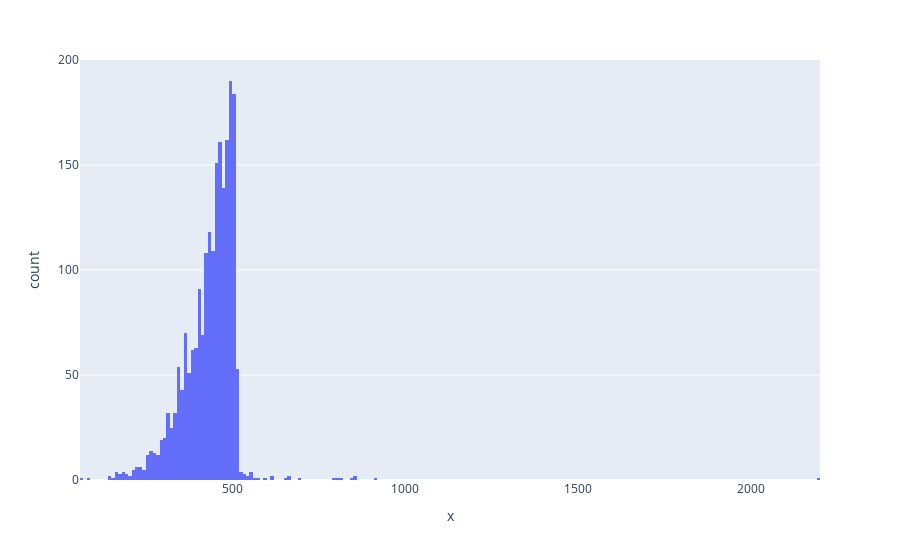

Notebook source saved alongside this figure:
### Code cell
px.histogram(x=[len(chunk) for chunk in nltk_chunks]).show()

### Figure 1 — Plotly figure (JSON) as saved in the notebook; plotly's stock layout.template omitted (floating-point values rounded to 4 significant figures; data arrays with more than 128 entries replaced by an {"elided": "..."} marker saying what was removed)
{"data": [{"bingroup": "x", "hovertemplate": "x=%{x}<br>count=%{y}<extra></extra>", "legendgroup": "", "marker": {"color": "#636efa", "pattern": {"shape": ""}}, "name": "", "orientation": "v", "showlegend": false, "type": "histogram", "x": {"elided": "2130 int values"}, "xaxis": "x", "yaxis": "y"}], "layout": {"barmode": "relative", "legend": {"tracegroupgap": 0}, "margin": {"t": 60}, "xaxis": {"anchor": "y", "domain": [0, 1], "title": {"text": "x"}}, "yaxis": {"anchor": "x", "domain": [0, 1], "title": {"text": "count"}}}}
